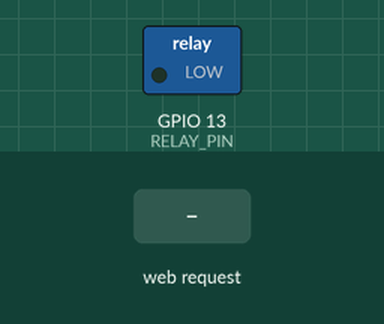
This sketch was run on a simulated ESP32. On the bench: switched loads named in the sketch (green lamp = pin HIGH). The inputs (shaded band) are chosen by the test bench. WiFi joins after 1.5 s; servers stay silent unless stated; the local clock reads 2024-03-15 10:24:30 at power-on unless the sketch sets it; what the sketch prints to the serial monitor is not drawn.

Above: at 2.7 s.
2.8 s: HTTP request GET /on received
At 3.9 s:
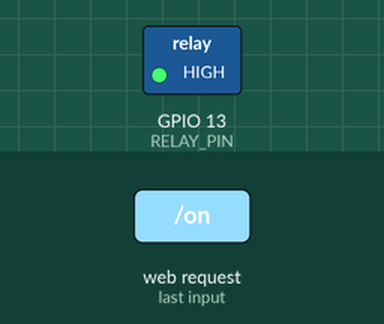
4.3 s: HTTP request GET /off received
At 5.1 s:
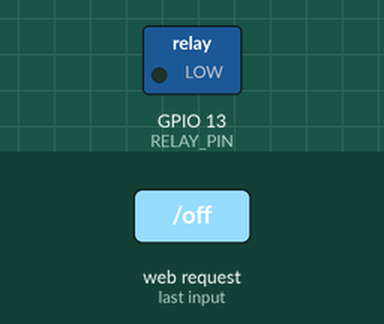
Timing chart, 0 to 7.3 s (numbered marks = the images above; inputs shaded):
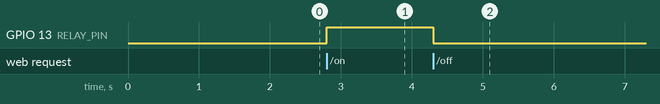

The sketch:

sidelight.ino
```cpp
#include <WiFi.h>
#include <time.h>

const char* ssid = "YOUR_WIFI_SSID";
const char* password = "YOUR_WIFI_PASSWORD";

WiFiServer server(80);

#define RELAY_PIN 13

// Eastern Time (handles daylight savings)
const long gmtOffset_sec = -5 * 3600;
const int daylightOffset_sec = 3600;

// Track if the daily ON/OFF message has already been printed
bool lightOnLogged = false;
bool lightOffLogged = false;

const char MAIN_page[] PROGMEM = R"rawliteral(
<!DOCTYPE HTML>
<html>
<head>
<meta name="viewport" content="width=device-width, initial-scale=1">
<style>
body { font-family: Arial; text-align:center; background:#f0f0f0; padding:20px; }
button {
  background:#007BFF; color:white; padding:15px 40px;
  font-size:18px; border:none; border-radius:8px; cursor:pointer;
}
button:hover { background:#0056b3; }
a { text-decoration:none; }
</style>
</head>
<body>
<h1>ESP32 Light Control</h1>
<p><a href="/on"><button>Turn ON</button></a></p>
<p><a href="/off"><button>Turn OFF</button></a></p>
</body>
</html>
)rawliteral";

void setup() {
  pinMode(RELAY_PIN, OUTPUT);
  digitalWrite(RELAY_PIN, LOW);  // OFF initially (active LOW)

  Serial.begin(115200);
  WiFi.begin(ssid, password);

  Serial.print("Connecting to WiFi...");
  while (WiFi.status() != WL_CONNECTED) {
    delay(300);
    Serial.print(".");
  }
  Serial.println("\nConnected!");
  Serial.println(WiFi.localIP());

  // ---- FIXED NTP SYNC ----
  configTime(gmtOffset_sec, daylightOffset_sec,
             "pool.ntp.org",
             "time.google.com",
             "time.nist.gov");

  Serial.println("Syncing time...");
  struct tm timeinfo;
  int retry = 0;
  const int maxRetries = 20;

  while (!getLocalTime(&timeinfo) && retry < maxRetries) {
    retry++;
    Serial.println("Waiting for NTP time...");
    delay(1000);
  }

  if (retry == maxRetries) {
    Serial.println("ERROR: Failed to sync NTP time.");
  } else {
    Serial.println("Time synchronized successfully!");
  }

  server.begin();
}

// ---------------------- AUTO TIMER ----------------------
void handleTimedRelay() {
  struct tm timeinfo;
  if (!getLocalTime(&timeinfo)) {
    Serial.println("Failed to obtain time");
    return;
  }

  int hour = timeinfo.tm_hour;
  int minute = timeinfo.tm_min;

  // Reset the flags at midnight
  if (hour == 0 && minute == 0) {
    lightOnLogged = false;
    lightOffLogged = false;
  }

  // ----- ON at 6:10 PM (18:10) -----
  if (hour == 18 && minute == 10) {
    digitalWrite(RELAY_PIN, HIGH);

    if (!lightOnLogged) {
      Serial.println("AUTO: Light turned ON at 6:10 PM");
      lightOnLogged = true;
    }
  }

  // ----- OFF at 9:30 PM (21:30) -----
  if (hour == 21 && minute == 30) {
    digitalWrite(RELAY_PIN, LOW);

    if (!lightOffLogged) {
      Serial.println("AUTO: Light turned OFF at 9:30 PM");
      lightOffLogged = true;
    }
  }
}

void loop() {
  handleTimedRelay();

  WiFiClient client = server.available();
  if (!client) return;

  Serial.println("Client connected");

  String req = client.readStringUntil('\r');
  client.flush();

  if (req.indexOf("GET /off") >= 0) {
    digitalWrite(RELAY_PIN, LOW);
    Serial.println("MANUAL: Light turned OFF");
  }
  if (req.indexOf("GET /on") >= 0) {
    digitalWrite(RELAY_PIN, HIGH);
    Serial.println("MANUAL: Light turned ON");
  }

  client.print("HTTP/1.1 200 OK\r\nContent-Type: text/html\r\nConnection: close\r\n\r\n");
  client.print(MAIN_page);

  delay(1);
  client.stop();
  Serial.println("Client disconnected");
}
```

Measured:
- after the input at 2.8 s, GPIO 13 (RELAY_PIN): LOW → HIGH at once
- after the input at 4.3 s, GPIO 13 (RELAY_PIN): HIGH → LOW at once
